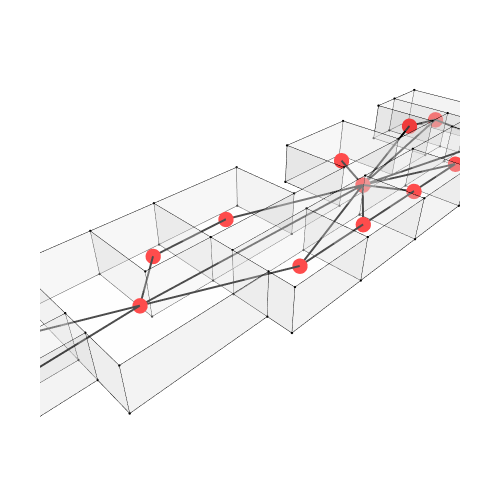

Notebook code cell kept with this figure:
### Code cell
Topology.Show(cc, g1,
              vertexSizeKey="size",
              vertexColorKey="color",
              edgeWidthKey="width",
              edgeColorKey="color",
              faceOpacity=0.3,
              backgroundColor="white",
              width=500,
              height=500,
              renderer=renderer)

### Figure 1 — Plotly figure (JSON) as saved in the notebook; plotly's stock layout.template omitted (floating-point values rounded to 4 significant figures; data arrays with more than 128 entries replaced by an {"elided": "..."} marker saying what was removed)
{"data": [{"customdata": ["", "", "", "", "", "", "", "", "", "", "", "", "", "", "", "", "", "", "", "", "", "", "", "", "", "", "", "", "", "", "", "", "", "", "", "", "", "", "", "", "", "", "", "", "", "", "", "", "", "", "", "", "", "", "", "", "", "", "", "", "", "", "", "", "", "", "", "", "", "", "", "", "", "", "", "", "", "", "", "", "", "", "", "", "", "", "", "", "", ""], "hoverinfo": "text", "hovertemplate": ["Click ", "Click ", "Click ", "Click ", "Click ", "Click ", "Click ", "Click ", "Click ", "Click ", "Click ", "Click ", "Click ", "Click ", "Click ", "Click ", "Click ", "Click ", "Click ", "Click ", "Click ", "Click ", "Click ", "Click ", "Click ", "Click ", "Click ", "Click ", "Click ", "Click ", "Click ", "Click ", "Click ", "Click ", "Click ", "Click ", "Click ", "Click ", "Click ", "Click ", "Click ", "Click ", "Click ", "Click ", "Click ", "Click ", "Click ", "Click ", "Click ", "Click ", "Click ", "Click ", "Click ", "Click ", "Click ", "Click ", "Click ", "Click ", "Click ", "Click ", "Click ", "Click ", "Click ", "Click ", "Click ", "Click ", "Click ", "Click ", "Click ", "Click ", "Click ", "Click ", "Click ", "Click ", "Click ", "Click ", "Click ", "Click ", "Click ", "Click ", "Click ", "Click ", "Click ", "Click ", "Click ", "Click ", "Click ", "Click ", "Click ", "Click "], "hovertext": ["", "", "", "", "", "", "", "", "", "", "", "", "", "", "", "", "", "", "", "", "", "", "", "", "", "", "", "", "", "", "", "", "", "", "", "", "", "", "", "", "", "", "", "", "", "", "", "", "", "", "", "", "", "", "", "", "", "", "", "", "", "", "", "", "", "", "", "", "", "", "", "", "", "", "", "", "", "", "", "", "", "", "", "", "", "", "", "", "", ""], "legendgroup": "1", "legendrank": 1, "marker": {"color": ["#000000", "#000000", "#000000", "#000000", "#000000", "#000000", "#000000", "#000000", "#000000", "#000000", "#000000", "#000000", "#000000", "#000000", "#000000", "#000000", "#000000", "#000000", "#000000", "#000000", "#000000", "#000000", "#000000", "#000000", "#000000", "#000000", "#000000", "#000000", "#000000", "#000000", "#000000", "#000000", "#000000", "#000000", "#000000", "#000000", "#000000", "#000000", "#000000", "#000000", "#000000", "#000000", "#000000", "#000000", "#000000", "#000000", "#000000", "#000000", "#000000", "#000000", "#000000", "#000000", "#000000", "#000000", "#000000", "#000000", "#000000", "#000000", "#000000", "#000000", "#000000", "#000000", "#000000", "#000000", "#000000", "#000000", "#000000", "#000000", "#000000", "#000000", "#000000", "#000000", "#000000", "#000000", "#000000", "#000000", "#000000", "#000000", "#000000", "#000000", "#000000", "#000000", "#000000", "#000000", "#000000", "#000000", "#000000", "#000000", "#000000", "#000000"], "line": {"width": 0}, "opacity": 1, "size": [2.8, 2.8, 2.8, 2.8, 2.8, 2.8, 2.8, 2.8, 2.8, 2.8, 2.8, 2.8, 2.8, 2.8, 2.8, 2.8, 2.8, 2.8, 2.8, 2.8, 2.8, 2.8, 2.8, 2.8, 2.8, 2.8, 2.8, 2.8, 2.8, 2.8, 2.8, 2.8, 2.8, 2.8, 2.8, 2.8, 2.8, 2.8, 2.8, 2.8, 2.8, 2.8, 2.8, 2.8, 2.8, 2.8, 2.8, 2.8, 2.8, 2.8, 2.8, 2.8, 2.8, 2.8, 2.8, 2.8, 2.8, 2.8, 2.8, 2.8, 2.8, 2.8, 2.8, 2.8, 2.8, 2.8, 2.8, 2.8, 2.8, 2.8, 2.8, 2.8, 2.8, 2.8, 2.8, 2.8, 2.8, 2.8, 2.8, 2.8, 2.8, 2.8, 2.8, 2.8, 2.8, 2.8, 2.8, 2.8, 2.8, 2.8], "sizemode": "diameter", "symbol": "circle"}, "mode": "markers", "name": "1: Untitled (Vertices)", "showlegend": false, "text": ["", "", "", "", "", "", "", "", "", "", "", "", "", "", "", "", "", "", "", "", "", "", "", "", "", "", "", "", "", "", "", "", "", "", "", "", "", "", "", "", "", "", "", "", "", "", "", "", "", "", "", "", "", "", "", "", "", "", "", "", "", "", "", "", "", "", "", "", "", "", "", "", "", "", "", "", "", "", "", "", "", "", "", "", "", "", "", "", "", ""], "type": "scatter3d", "x": [30, 20, 30, 30, 25, 25, 20, 20, 20, 30, 20, 30, 30, 25, 25, 20, 20, 20, 30, 37, 37, 30, 37, 37, 44, 51, 58, 61, 61, 58, 52, 44, 38, 44, 51, 58, 61, 61, 58, 52, 44, 38, 30, 30, 12, 12, 12, 12, 8, 4, 4, 12, 8, 4, 4, 12, 44, 44, 51, 51, 58, 58, 65, 65, 65, 65, 65, 61, 65, 61, 58, 58, 52, 44, 52, 44, 38, 38, 8, 8, 4, 4, 0, 0, 0, 0, 4, 12, 4, 12], "y": [-3, -3, 0, 2, 2, 8, 8, 2, 0, -3, -3, 0, 2, 2, 8, 8, 2, 0, -5, -5, 0, -5, -5, 0, 0, 0, 0, 0, 2, 2, 2, 2, 2, 0, 0, 0, 0, 2, 2, 2, 2, 2, 8, 8, 8, 2, 8, 2, 2, 2, 0, 0, 2, 2, 0, 0, -5, -5, -5, -5, -5, -5, -5, 0, -5, 0, 8, 8, 8, 8, 8, 8, 8, 8, 8, 8, 8, 8, 8, 8, 8, 8, 8, 0, 8, 0, -6, -6, -6, -6], "z": [0, 0, 0, 0, 0, 0, 0, 0, 0, 3.5, 3.5, 3.5, 3.5, 3.5, 3.5, 3.5, 3.5, 3.5, 0, 0, 0, 3.5, 3.5, 3.5, 0, 0, 0, 0, 0, 0, 0, 0, 0, 3.5, 3.5, 3.5, 3.5, 3.5, 3.5, 3.5, 3.5, 3.5, 0, 3.5, 0, 0, 3.5, 3.5, 0, 0, 0, 0, 3.5, 3.5, 3.5, 3.5, 0, 3.5, 0, 3.5, 0, 3.5, 0, 0, 3.5, 3.5, 0, 0, 3.5, 3.5, 0, 3.5, 0, 0, 3.5, 3.5, 0, 3.5, 0, 3.5, 0, 3.5, 0, 0, 3.5, 3.5, 0, 0, 3.5, 3.5]}, {"hoverinfo": "text", "hovertext": [], "legendgroup": "2", "legendrank": 2, "line": {"color": "#000000", "dash": "solid", "width": 1}, "marker": {"color": "#000000", "size": 0.25, "symbol": "circle"}, "mode": "markers+lines", "name": "1: Untitled (Edges)", "showlegend": false, "text": [], "type": "scatter3d", "x": {"elided": "507 int values"}, "y": {"elided": "507 int values"}, "z": {"elided": "507 float values"}}, {"cmax": 1, "cmin": 0, "color": "#FAFAFA", "colorscale": [[0, "#440154"], [0.1111, "#482878"], [0.2222, "#3e4989"], [0.3333, "#31688e"], [0.4444, "#26828e"], [0.5556, "#1f9e89"], [0.6667, "#35b779"], [0.7778, "#6ece58"], [0.8889, "#b5de2b"], [1, "#fde725"]], "flatshading": true, "hoverinfo": "text", "hovertext": "", "i": {"elided": "236 int values"}, "j": {"elided": "236 int values"}, "k": {"elided": "236 int values"}, "legendgroup": "3", "legendrank": 3, "lighting": {"facenormalsepsilon": 0}, "name": "1: Untitled (Faces)", "opacity": 0.3, "showlegend": false, "showscale": false, "text": "", "type": "mesh3d", "x": [25, 30, 20, 30, 30, 20, 20, 20, 25, 30, 20, 30, 30, 25, 25, 20, 20, 20, 37, 37, 30, 30, 37, 37, 58, 61, 61, 58, 52, 51, 44, 44, 38, 44, 51, 58, 61, 61, 58, 52, 44, 38, 30, 30, 12, 12, 12, 12, 12, 8, 4, 4, 8, 4, 4, 12, 44, 44, 51, 51, 58, 58, 65, 65, 65, 65, 65, 61, 65, 61, 58, 58, 44, 52, 52, 44, 38, 38, 8, 8, 4, 4, 0, 0, 0, 0, 12, 4, 4, 12], "y": [2, -3, -3, 2, 0, 0, 2, 8, 8, -3, -3, 0, 2, 2, 8, 8, 2, 0, 0, -5, -5, -5, -5, 0, 2, 2, 0, 0, 2, 0, 2, 0, 2, 0, 0, 0, 0, 2, 2, 2, 2, 2, 8, 8, 8, 2, 8, 2, 0, 2, 0, 2, 2, 2, 0, 0, -5, -5, -5, -5, -5, -5, -5, 0, -5, 0, 8, 8, 8, 8, 8, 8, 8, 8, 8, 8, 8, 8, 8, 8, 8, 8, 0, 8, 8, 0, -6, -6, -6, -6], "z": [0, 0, 0, 0, 0, 0, 0, 0, 0, 3.5, 3.5, 3.5, 3.5, 3.5, 3.5, 3.5, 3.5, 3.5, 0, 0, 0, 3.5, 3.5, 3.5, 0, 0, 0, 0, 0, 0, 0, 0, 0, 3.5, 3.5, 3.5, 3.5, 3.5, 3.5, 3.5, 3.5, 3.5, 0, 3.5, 0, 0, 3.5, 3.5, 0, 0, 0, 0, 3.5, 3.5, 3.5, 3.5, 0, 3.5, 0, 3.5, 0, 3.5, 0, 0, 3.5, 3.5, 0, 0, 3.5, 3.5, 0, 3.5, 0, 0, 3.5, 3.5, 0, 3.5, 0, 3.5, 0, 3.5, 0, 0, 3.5, 3.5, 0, 0, 3.5, 3.5]}, {"hoverinfo": "text", "hovertext": [], "legendgroup": "6", "legendrank": 6, "line": {"color": "#000000", "dash": "solid", "width": 4}, "marker": {"color": "#000000", "size": 1, "symbol": "circle"}, "mode": "markers+lines", "name": "2: Untitled Graph (Edges)", "showlegend": false, "text": [], "type": "scatter3d", "x": [45.5, 63, null, 61.5, 63, null, 63, 59.5, null, 45.5, 47.5, null, 40.5, 47.5, null, 47.5, 54.5, null, 45.5, 48, null, 24.06, 16, null, 16, 10, null, 16, 12, null, 45.5, 34, null, 27.5, 34, null, 45.5, 40.5, null, 33.5, 40.5, null, 45.5, 59.5, null, 45.5, 54.5, null, 54.5, 61.5, null, 24.06, 33.5, null, 33.5, 45.5, null, 12, 8, null, 24.06, 27.5, null, 24.06, 45.5, null, 24.06, 12, null, 45.5, 61.5, null, 6, 2, null, 12, 2, null, 10, 6, null, 12, 6, null, 12, 10, null], "y": [1, 4, null, -2.5, 4, null, 4, 5, null, 1, -2.5, null, -2.5, -2.5, null, -2.5, -2.5, null, 1, 5, null, 1.562, 5, null, 5, 5, null, 5, 1, null, 1, 5, null, 5, 5, null, 1, -2.5, null, -2.5, -2.5, null, 1, 5, null, 1, -2.5, null, -2.5, -2.5, null, 1.562, -2.5, null, -2.5, 1, null, 1, -3, null, 1.562, 5, null, 1.562, 1, null, 1.562, 1, null, 1, -2.5, null, 5, 4, null, 1, 4, null, 5, 5, null, 1, 5, null, 1, 5, null], "z": [1.75, 1.75, null, 1.75, 1.75, null, 1.75, 1.75, null, 1.75, 1.75, null, 1.75, 1.75, null, 1.75, 1.75, null, 1.75, 1.75, null, 1.75, 1.75, null, 1.75, 1.75, null, 1.75, 1.75, null, 1.75, 1.75, null, 1.75, 1.75, null, 1.75, 1.75, null, 1.75, 1.75, null, 1.75, 1.75, null, 1.75, 1.75, null, 1.75, 1.75, null, 1.75, 1.75, null, 1.75, 1.75, null, 1.75, 1.75, null, 1.75, 1.75, null, 1.75, 1.75, null, 1.75, 1.75, null, 1.75, 1.75, null, 1.75, 1.75, null, 1.75, 1.75, null, 1.75, 1.75, null, 1.75, 1.75, null, 1.75, 1.75, null]}, {"customdata": ["", "", "", "", "", "", "", "", "", "", "", "", "", "", "", "", "", ""], "hoverinfo": "text", "hovertemplate": ["Click ", "Click ", "Click ", "Click ", "Click ", "Click ", "Click ", "Click ", "Click ", "Click ", "Click ", "Click ", "Click ", "Click ", "Click ", "Click ", "Click ", "Click "], "hovertext": ["", "", "", "", "", "", "", "", "", "", "", "", "", "", "", "", "", ""], "legendgroup": "5", "legendrank": 5, "marker": {"color": ["#FF0000", "#FF0000", "#FF0000", "#FF0000", "#FF0000", "#FF0000", "#FF0000", "#FF0000", "#FF0000", "#FF0000", "#FF0000", "#FF0000", "#FF0000", "#FF0000", "#FF0000", "#FF0000", "#FF0000", "#FF0000"], "line": {"width": 0}, "opacity": 1, "size": [18, 18, 18, 18, 18, 18, 18, 18, 18, 18, 18, 18, 18, 18, 18, 18, 18, 18], "sizemode": "diameter", "symbol": "circle"}, "mode": "markers", "name": "2: Untitled Graph (Vertices)", "showlegend": false, "text": ["", "", "", "", "", "", "", "", "", "", "", "", "", "", "", "", "", ""], "type": "scatter3d", "x": [63, 47.5, 48, 16, 34, 40.5, 59.5, 54.5, 33.5, 8, 27.5, 24.06, 45.5, 2, 6, 10, 12, 61.5], "y": [4, -2.5, 5, 5, 5, -2.5, 5, -2.5, -2.5, -3, 5, 1.562, 1, 4, 5, 5, 1, -2.5], "z": [1.75, 1.75, 1.75, 1.75, 1.75, 1.75, 1.75, 1.75, 1.75, 1.75, 1.75, 1.75, 1.75, 1.75, 1.75, 1.75, 1.75, 1.75]}], "layout": {"autosize": true, "height": 500, "margin": {"b": 40, "l": 40, "r": 40, "t": 40}, "paper_bgcolor": "#FFFFFF", "plot_bgcolor": "#FFFFFF", "scene": {"aspectmode": "data", "camera": {"center": {"x": 0, "y": 0, "z": 0}, "eye": {"x": -1.25, "y": -1.25, "z": 1.25}, "projection": {"type": "perspective"}, "up": {"x": 0, "y": 0, "z": 1}}, "xaxis": {"visible": false}, "yaxis": {"visible": false}, "zaxis": {"visible": false}}, "showlegend": true, "width": 500, "xaxis": {"showgrid": false, "visible": false, "zeroline": false}, "yaxis": {"showgrid": false, "visible": false, "zeroline": false}}}
